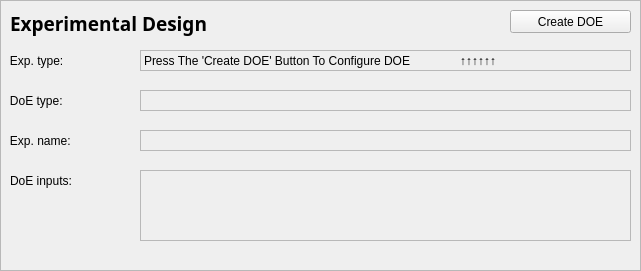
   <widget class="QFrame" name="frame_5">
    <property name="geometry">
     <rect>
      <x>20</x>
      <y>10</y>
      <width>641</width>
      <height>271</height>
     </rect>
    </property>
    <property name="frameShape">
     <enum>QFrame::StyledPanel</enum>
    </property>
    <property name="frameShadow">
     <enum>QFrame::Plain</enum>
    </property>
    <widget class="QLabel" name="label_10">
     <property name="geometry">
      <rect>
       <x>0</x>
       <y>130</y>
       <width>121</width>
       <height>21</height>
      </rect>
     </property>
     <property name="text">
      <string>   Exp. name: </string>
     </property>
    </widget>
    <widget class="QLabel" name="label_11">
     <property name="geometry">
      <rect>
       <x>0</x>
       <y>90</y>
       <width>101</width>
       <height>21</height>
      </rect>
     </property>
     <property name="text">
      <string>   DoE type:  </string>
     </property>
    </widget>
    <widget class="QLabel" name="label_12">
     <property name="geometry">
      <rect>
       <x>0</x>
       <y>50</y>
       <width>111</width>
       <height>21</height>
      </rect>
     </property>
     <property name="text">
      <string>   Exp. type:  </string>
     </property>
    </widget>
    <widget class="QLabel" name="label_16">
     <property name="geometry">
      <rect>
       <x>10</x>
       <y>10</y>
       <width>301</width>
       <height>26</height>
      </rect>
     </property>
     <property name="font">
      <font>
       <family>3ds</family>
       <pointsize>14</pointsize>
       <weight>75</weight>
       <bold>true</bold>
      </font>
     </property>
     <property name="text">
      <string>Experimental Design</string>
     </property>
    </widget>
    <widget class="QLabel" name="label_19">
     <property name="geometry">
      <rect>
       <x>10</x>
       <y>170</y>
       <width>121</width>
       <height>21</height>
      </rect>
     </property>
     <property name="text">
      <string>DoE inputs:</string>
     </property>
    </widget>
    <widget class="QPushButton" name="btn_doe_create">
     <property name="geometry">
      <rect>
       <x>510</x>
       <y>10</y>
       <width>121</width>
       <height>23</height>
      </rect>
     </property>
     <property name="text">
      <string>Create DOE</string>
     </property>
     <property name="default">
      <bool>false</bool>
     </property>
     <property name="flat">
      <bool>false</bool>
     </property>
    </widget>
    <widget class="QLabel" name="txt_doe_doe_desc">
     <property name="geometry">
      <rect>
       <x>140</x>
       <y>170</y>
       <width>491</width>
       <height>71</height>
      </rect>
     </property>
     <property name="acceptDrops">
      <bool>false</bool>
     </property>
     <property name="frameShape">
      <enum>QFrame::StyledPanel</enum>
     </property>
     <property name="text">
      <string/>
     </property>
     <property name="wordWrap">
      <bool>true</bool>
     </property>
    </widget>
    <widget class="QLabel" name="txt_doe_doe_type">
     <property name="geometry">
      <rect>
       <x>140</x>
       <y>130</y>
       <width>491</width>
       <height>21</height>
      </rect>
     </property>
     <property name="frameShape">
      <enum>QFrame::StyledPanel</enum>
     </property>
     <property name="text">
      <string/>
     </property>
    </widget>
    <widget class="QLabel" name="txt_doe_exp_type">
     <property name="geometry">
      <rect>
       <x>140</x>
       <y>90</y>
       <width>491</width>
       <height>21</height>
      </rect>
     </property>
     <property name="frameShape">
      <enum>QFrame::StyledPanel</enum>
     </property>
     <property name="text">
      <string/>
     </property>
     <property name="alignment">
      <set>Qt::AlignLeading|Qt::AlignLeft|Qt::AlignVCenter</set>
     </property>
    </widget>
    <widget class="QLabel" name="txt_doe_exp_name">
     <property name="geometry">
      <rect>
       <x>140</x>
       <y>50</y>
       <width>491</width>
       <height>21</height>
      </rect>
     </property>
     <property name="autoFillBackground">
      <bool>false</bool>
     </property>
     <property name="frameShape">
      <enum>QFrame::StyledPanel</enum>
     </property>
     <property name="text">
      <string>Press The 'Create DOE' Button To Configure DOE               ↑↑↑↑↑↑</string>
     </property>
    </widget>
   </widget>
